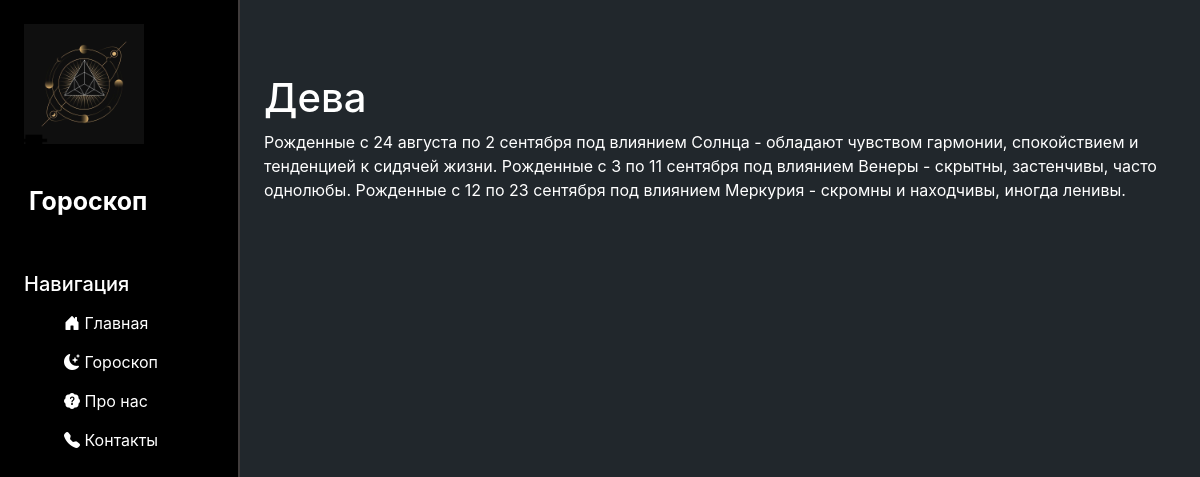
The page /zodiac/virgo on the database as committed earlier.
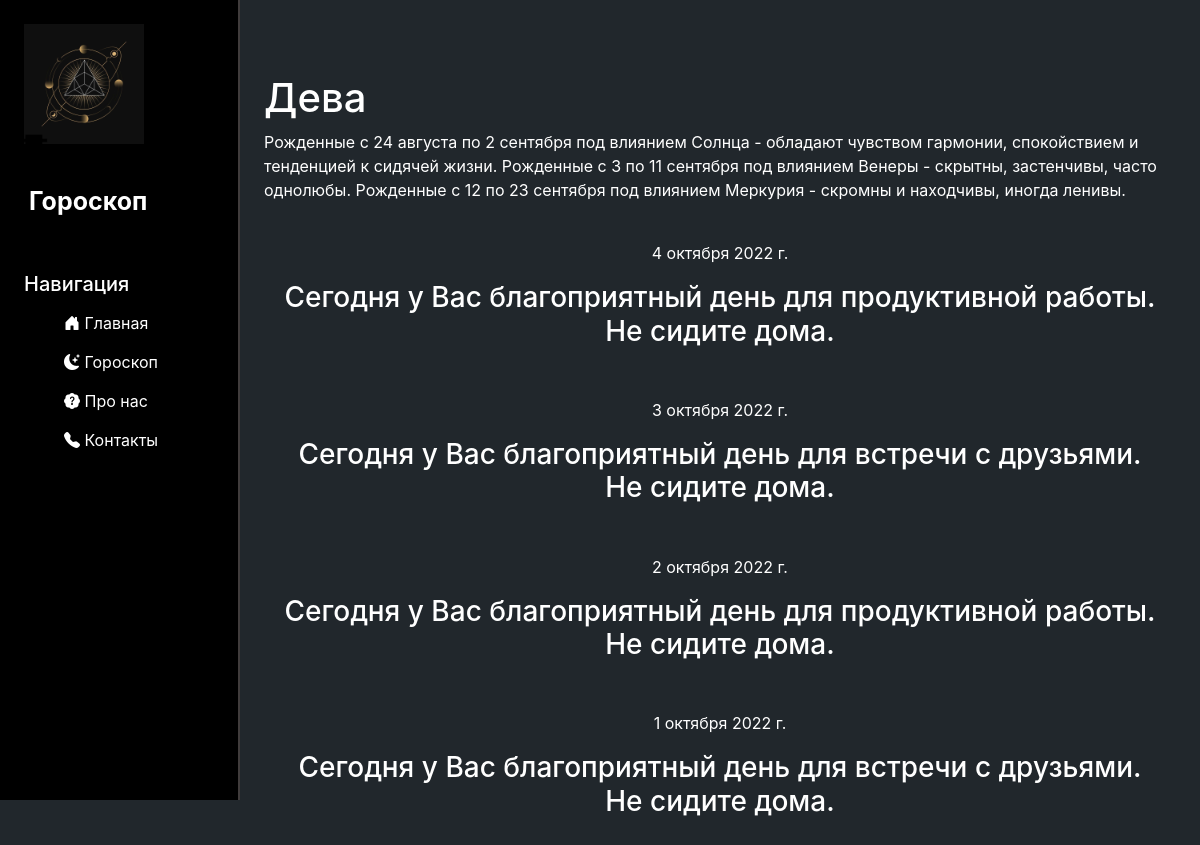
The same page on the database as committed later.
### zodiac/models.py (models this page shows, shortened)
class Horoscope(models.Model):
    sign = models.CharField('Знак зодиака', max_length=20)
    horoscope_text = models.TextField('Гороскоп')
    date = models.DateField('Дата', max_length=15)
    class Meta:
        verbose_name = 'Гороскопы'
        verbose_name_plural = 'Гороскоп'

### zodiac/views.py (the view)
# urls.py: path('virgo', views.virgo, name='virgo'),
def virgo(request):
    prediction = Horoscope.objects.all().order_by('-date')
    return render(request, 'zodiac/virgo.html', {'prediction': prediction})

### zodiac/templates/zodiac/virgo.html (shortened to what this page needs)
{% extends 'main/base.html' %}
{% load static %}
{% block content %}
<div class="zodiacs">
    <h1>Дева</h1>
    <body>
        <p>
            Рожденные с 24 августа по 2 сентября под влиянием Солнца - обладают чувством гармонии, спокойствием и
            тенденцией к сидячей жизни. Рожденные с 3 по 11 сентября под влиянием Венеры - скрытны, застенчивы, часто
            однолюбы. Рожденные с 12 по 23 сентября под влиянием Меркурия - скромны и находчивы, иногда ленивы.
        </p>
        {% for i in prediction %}
            {% if i.sign == 'Дева' %}
                <div class="prediction">
                    <p>{{ i.date }}</p>
                    <h3>{{ i.horoscope_text }}</h3>
                </div>
            {% endif %}
        {% endfor %}
    </body>
</div>
{% endblock %}

Rows that differ between the two databases and show on the page:
added Horoscope: date "4 октября 2022 г.", horoscope_text "Сегодня у Вас благоприятный день для продуктивной работы. Не сидите дома."
added Horoscope: date "3 октября 2022 г.", horoscope_text "Сегодня у Вас благоприятный день для встречи с друзьями. Не сидите дома."
added Horoscope: date "2 октября 2022 г.", horoscope_text "Сегодня у Вас благоприятный день для продуктивной работы. Не сидите дома."
added Horoscope: date "1 октября 2022 г.", horoscope_text "Сегодня у Вас благоприятный день для встречи с друзьями. Не сидите дома."
